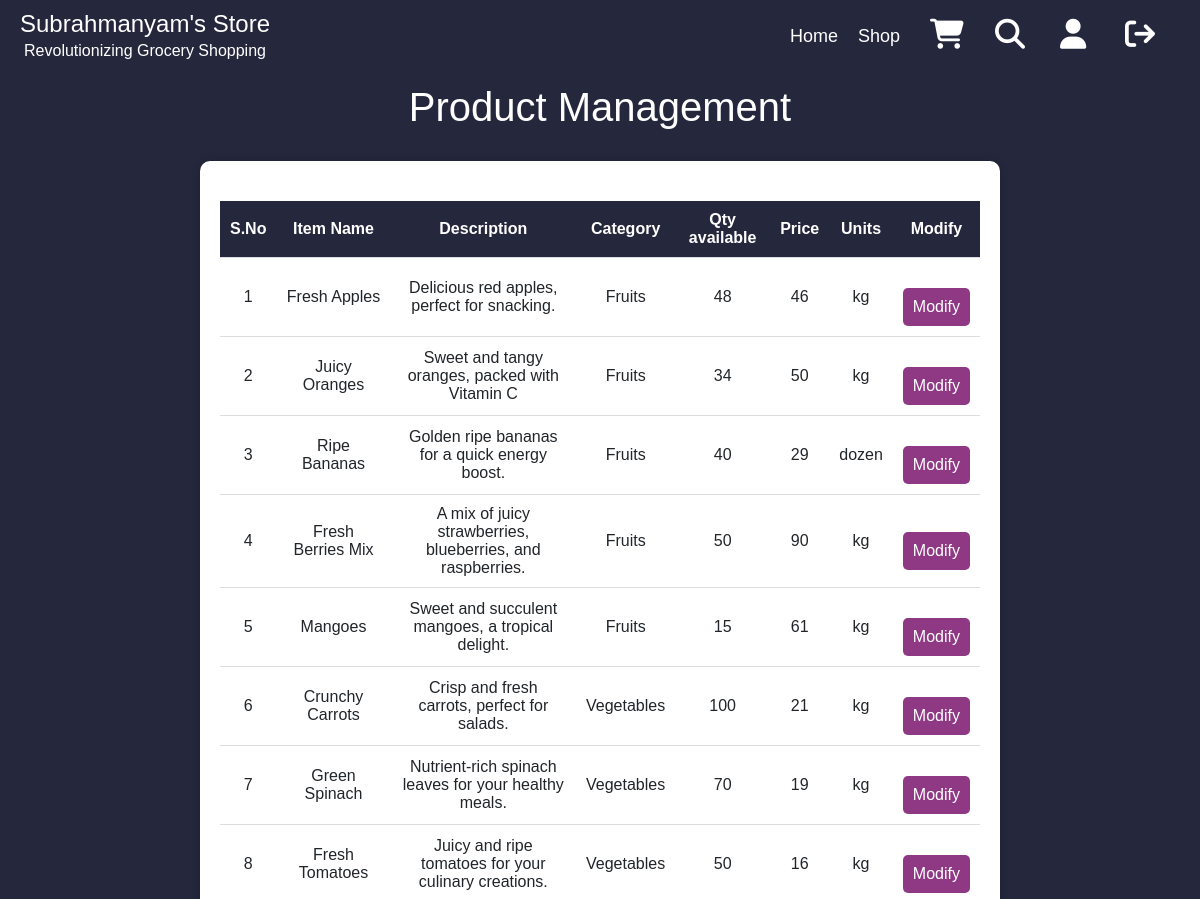
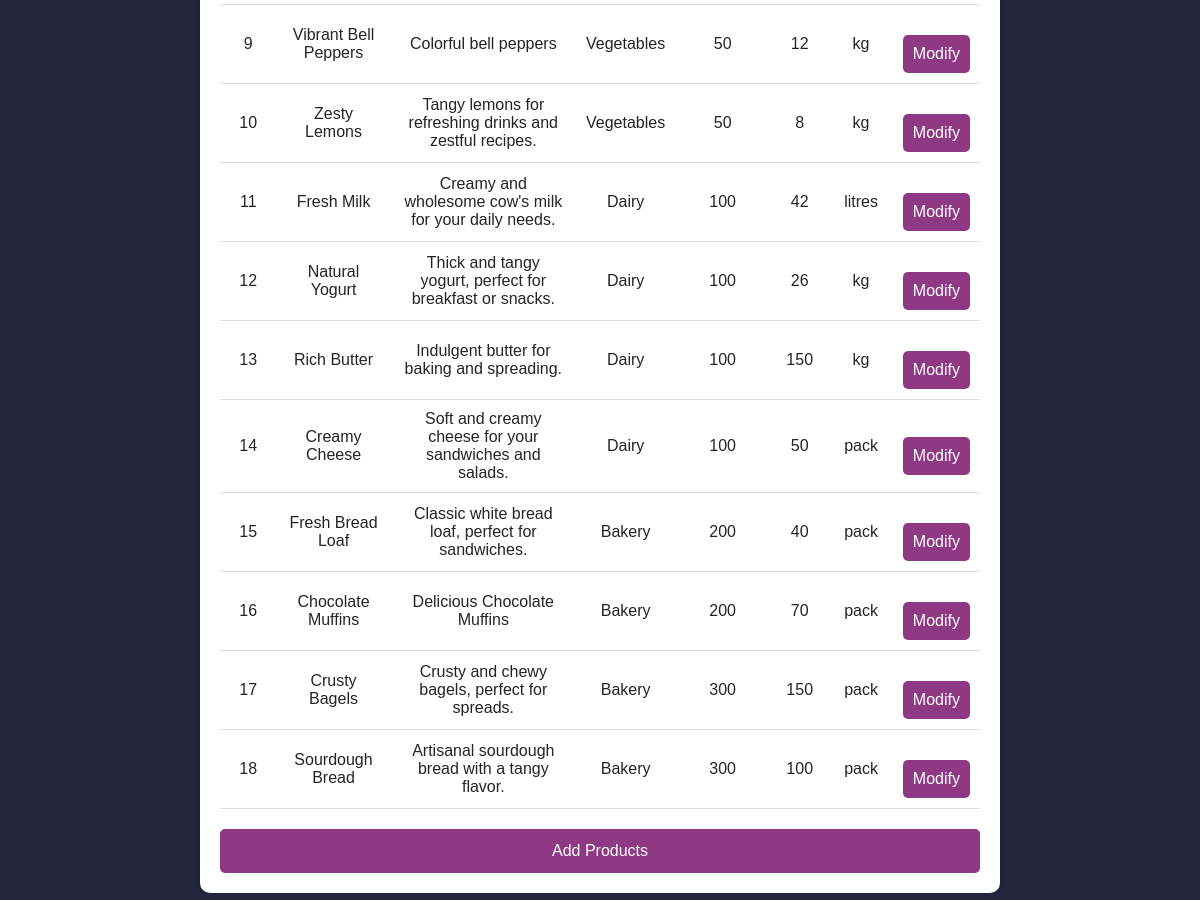
/mgmt_prod (signed in), run on the app's committed database (2 pictures, top to bottom).
### tables this page shows
CREATE TABLE items(
           iid int UNIQUE NOT NULL ,
           Name text NOT NULL,           
           price int NOT NULL,
           barcode text UNIQUE NOT NULL,
           description text NOT NULL,
           qty int NOT NULL,
           units text NOT NULL,
           c_id int NOT NULL,         
           i_id int,
           tags text NOT NULL,     
           exp_date text,           
           PRIMARY KEY (iid),
           FOREIGN KEY (i_id) REFERENCES Images(i_id),
           FOREIGN KEY (c_id) REFERENCES category(c_id)            
                   );

CREATE TABLE category(c_id int NOT NULL UNIQUE,
          category_name text NOT NULL UNIQUE
 
);

### app_contents/routes_manager.py (the view)
@app.route('/mgmt_prod')
def mgmt_prod():
     category=getfromdb_as_dict('*','category','c_id')
     products=getfromdb_as_dict('*','items','i_id')
     category1={}
     for ele in category:
          category1[ele['c_id']]=ele['category_name']
     for product in products:
          if(product['c_id'] in category1.keys()):
               product['category']=category1[product['c_id']]
     if(session.get("user")!="manager"):
          flash("You need to login, Mr Manager!",category='alert-message')
          return redirect(url_for('manager_page'))
     return render_template('management_prod.html',products=products)

### app_contents/functions.py (called while the page is built)
def getfromdb_as_dict(columns, table, id):
    p_db = path.join(getcwd(), 'database.db')
    con = sqlite3.connect(p_db, check_same_thread=False)
    c = con.cursor()
    c.execute(f'SELECT {columns} FROM {table} ORDER BY {id} ASC')
    results = c.fetchall()
    column_names = [description[0] for description in c.description]
    result_dicts = []
    for row in results:
        result_dict = {column_names[i]: row[i] for i in range(len(column_names))}
        result_dicts.append(result_dict)
    con.close()
    return result_dicts

### app_contents/templates/management_prod.html (shortened to what this page needs)
{% extends 'base.html' %}
{% block head %}
<link rel="stylesheet" type="text/css" href="{{ url_for('static', filename='styles/manager.css') }}">
<link rel="stylesheet" href="https://cdn.jsdelivr.net/npm/bootstrap@4.0.0/dist/css/bootstrap.min.css">
{% endblock %}
{% block content %}
<h1 class="taitil"><a href="{{ url_for('manager')}}" style="color:white">Product Management</a></h1>
<div class="cart-container">
<table class="cart-table">
  <thead>
    <tr>
      <th scope="col">S.No</th>
      <th scope="col">Item Name</th>
      <th scope="col">Description</th>
      <th scope="col">Category</th>
      <th scope="col">Qty available</th>
      <th scope="col">Price</th>
      <th scope="col">Units</th>
      <th scope="col">Modify</th>
    </tr>
  </thead>
  <tbody>
    {% for item in products %}
    <tr>
      <td>{{loop.index}}</td>
      <td>{{ item.Name }}</td>
      <td>{{ item.description }}</td>
      <td>{{ item.category}}</td>
      <td>{{ item.qty }}</td>
      <td>{{ item.price }}</td>
      <td>{{ item.units }}</td>
      <td><a href="{{ url_for('edit_product', id=item.iid) }}" class="checkout-button">Modify</a> </td>
    </tr>
    {% endfor %}
  </tbody>
</table>
<div class="checkout">
  <a href="{{url_for('add_product')}}" class="checkout-button">Add Products</a>
</div>
</div>
{% endblock %}

### app_contents/static/styles/manager.css (style rules this page uses)
.cart-container { padding: 20px; margin: 20px auto; background-color: #ffffff; border-radius: 10px; box-shadow: 0px 0px 10px rgba(0, 0, 0, 0.2); max-width: 800px; }
.cart-table { width: 100%; border-collapse: collapse; margin-top: 20px; }
.cart-table th, .cart-table td { padding: 10px; text-align: center; border-bottom: 1px solid #dddddd; }
.cart-table th { background-color: #25283D; color: #ffffff; }
.checkout-button { display: block; width: 100%; text-align: center; background-color: #8F3985; color: #ffffff; padding: 10px; border-radius: 5px; text-decoration: none; margin-top: 20px; transition: background-color 0.3s ease; }
.taitil { color:white; text-align: center; padding-top:10px; padding-bottom: 10px; }

### app_contents/static/styles/common.css (style rules this page uses)
* { box-sizing: border-box; }
body { background: #25283D; font-family: 'Hind', sans-serif; margin: 0; padding: 0; }
body { margin: 0; padding: 0; }

### data on the page
items: Name "Fresh Apples", description "Delicious red apples, perfect for snacking.", units "kg"
category: category "Fruits" "Fruits" "Fruits" "Fruits" "Fruits"
items: Name "Juicy Oranges", description "Sweet and tangy oranges, packed with Vitamin C", units "kg"
items: Name "Ripe Bananas", description "Golden ripe bananas for a quick energy boost.", units "dozen"
items: Name "Fresh Berries Mix", description "A mix of juicy strawberries, blueberries, and raspberries.", units "kg"
items: Name "Mangoes", description "Sweet and succulent mangoes, a tropical delight.", units "kg"
items: Name "Crunchy Carrots", description "Crisp and fresh carrots, perfect for salads.", units "kg"
category: category "Vegetables" "Vegetables" "Vegetables" "Vegetables" "Vegetables"
items: Name "Green Spinach", description "Nutrient-rich spinach leaves for your healthy meals.", units "kg"
items: Name "Fresh Tomatoes", description "Juicy and ripe tomatoes for your culinary creations.", units "kg"
items: Name "Vibrant Bell Peppers", description "Colorful bell peppers", units "kg"
items: Name "Zesty Lemons", description "Tangy lemons for refreshing drinks and zestful recipes.", units "kg"
items: Name "Fresh Milk", description "Creamy and wholesome cow's milk for your daily needs.", units "litres"
category: category "Dairy" "Dairy" "Dairy" "Dairy"
items: Name "Natural Yogurt", description "Thick and tangy yogurt, perfect for breakfast or snacks.", units "kg"
items: Name "Rich Butter", description "Indulgent butter for baking and spreading.", units "kg"
items: Name "Creamy Cheese", description "Soft and creamy cheese for your sandwiches and salads.", units "pack"
items: Name "Fresh Bread Loaf", description "Classic white bread loaf, perfect for sandwiches.", units "pack"
category: category "Bakery" "Bakery" "Bakery" "Bakery"
items: Name "Chocolate Muffins", description "Delicious Chocolate Muffins", units "pack"
items: Name "Crusty Bagels", description "Crusty and chewy bagels, perfect for spreads.", qty "300", units "pack"
items: Name "Sourdough Bread", description "Artisanal sourdough bread with a tangy flavor.", qty "300", units "pack"

### other printed values
{{ item.qty }} "48" "34" "40" "50" "15" "100" "70" "50" "50" "50" "100" "100" "100" "100" "200" "200"
{{ item.price }} "46" "50" "29" "90" "61" "21" "19" "16" "12" "8" "42" "26" "150" "50" "40" "70" "150" "100"
